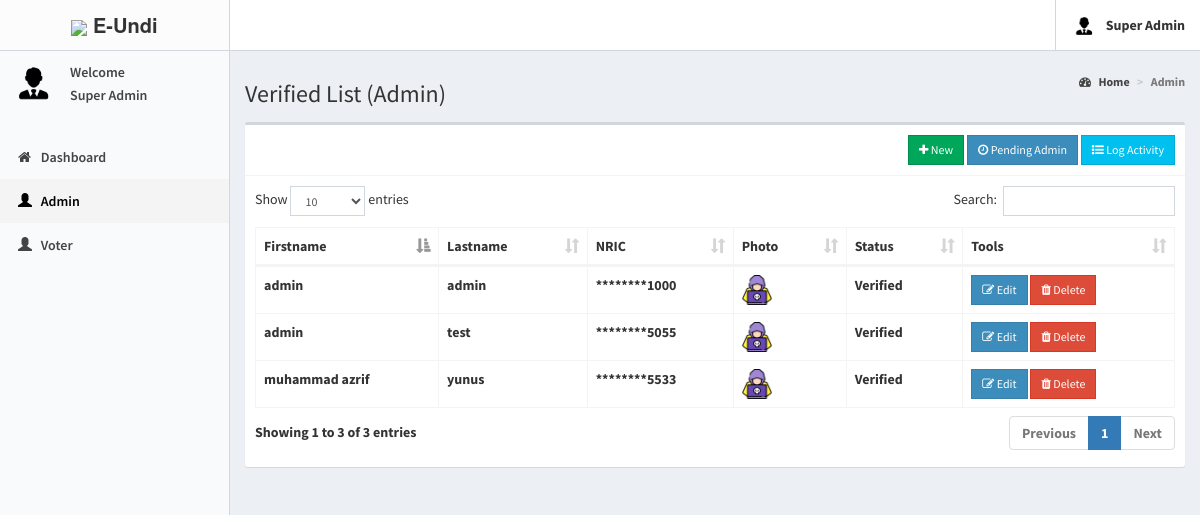
Screenshot of /superadmin/admin.php (signed in) with the database file from the repository.
### tables this page shows
CREATE TABLE `superadmin` (
  `id` int(11) NOT NULL,
  `username` varchar(50) NOT NULL,
  `password` varchar(60) NOT NULL,
  `firstname` varchar(50) NOT NULL,
  `lastname` varchar(50) NOT NULL,
  `photo` varchar(150) NOT NULL,
  `created_on` date NOT NULL
);

### superadmin/includes/session.php (called while the page is built, shortened)
<?php
	include 'includes/conn.php';
	$sql = "SELECT * FROM superadmin WHERE id = '".$_SESSION['superadmin']."'";
	$query = $conn->query($sql);
	$user = $query->fetch_assoc();
?>

### superadmin/admin.php (the view, shortened to what this page needs)
<?php include 'includes/session.php'; ?>
<body class="hold-transition skin-black-light sidebar-mini">
<div class="wrapper">
    <?php include 'includes/navbar.php'; ?>
    <?php include 'includes/menubar.php'; ?>
    <div class="content-wrapper">
        <section class="content-header">
            <ol class="breadcrumb">
                <li><a href="#"><i class="fa fa-dashboard"></i> Home</a></li>
                <li class="active">Admin</li>
            </ol>
        </section>
            <section class="content-header">
                <h1>
                    Verified List (Admin)
                </h1>
            </section>
            <section class="content">
                <div class="row">
                    <div class="col-xs-12">
                        <div class="box">
                            <div class="box-header with-border">
                                <div class="pull-right">
                                <a href="#addnew" data-toggle="modal" class="btn btn-success btn-sm btn-flat"><i class="fa fa-plus"></i> New</a>
                                <a href="admin_not.php" class="btn btn-primary btn-sm btn-flat"><i class="fa fa-clock-o"></i> Pending Admin</a>
                                <a href="admin_log.php" class="btn btn-info btn-sm btn-flat"><i class="fa fa-list-ul"></i> Log Activity</a>
                                </div>
                                </div>
                            <div class="box-body">
                                <table id="example1" class="table table-bordered">
                                    <thead>
                                    <th>Firstname</th>
                                    <th>Lastname</th>
                                    <th>NRIC</th>
                                    <th>Photo</th>
                                    <th>Status</th>
                                    <th>Tools</th>
                                    </thead>
                                    <tbody>
                                    <?php
                                    $sql = "SELECT * FROM admin where status='verified'";
                                    $query = $conn->query($sql);
                                    while($row = $query->fetch_assoc()){
                                        $image = (!empty($row['photo'])) ? '../images/'.$row['photo'] : '../images/profile.jpg';
                                        echo "
                        <tr>
                          <td>".$row['firstname']."</td>
                          <td>".$row['lastname']."</td>
                          <td>********".$row['admin_id']."</td>
                          <td>
                            <img src='".$image."' width='30px' height='30px'>
                          </td>
                          <td>
                            ".$row['status']."
                          </td>
                          <td>
                            <button class='btn btn-primary btn-sm edit btn-flat' data-id='".$row['id']."'><i class='fa fa-edit'></i> Edit</button>
                            <button class='btn btn-danger btn-sm delete btn-flat' data-id='".$row['id']."'><i class='fa fa-trash'></i> Delete</button>
                          </td>
                        </tr>
                      ";
                                    }
                                    ?>
                                    </tbody>
                                </table>
                            </div>
                        </div>
                    </div>
                </div>
            </section>
    </div>
</div>
</body>
</html>

### superadmin/includes/navbar.php (shortened to what this page needs)
<header class="main-header">
  <a href="home.php" class="logo">
    <span class="logo-lg"><img src="https://img.icons8.com/small/30/000000/elections.png"> <b>E-Undi</span>
  </a>
  <nav class="navbar navbar-static-top">
    <div class="navbar-custom-menu">
      <ul class="nav navbar-nav">
        <li class="dropdown user user-menu">
          <a href="#" class="dropdown-toggle" data-toggle="dropdown">
            <img src="<?php echo (!empty($user['photo'])) ? '../images/'.$user['photo'] : '../images/profile.jpg'; ?>" class="user-image" alt="User Image">
            <span class="hidden-xs"><?php echo $user['firstname'].' '.$user['lastname']; ?></span>
          </a>
        </li>
      </ul>
    </div>
  </nav>
</header>

### superadmin/includes/menubar.php (shortened to what this page needs)
<aside class="main-sidebar">
  <section class="sidebar">
    <div class="user-panel">
      <div class="pull-left image">
        <img src="<?php echo (!empty($user['photo'])) ? '../images/'.$user['photo'] : '../images/profile.jpg'; ?>" class="img-circle" alt="User Image">
      </div>
      <div class="pull-left info">
       <p>Welcome</p>
        <p><?php echo $user['firstname'].' '.$user['lastname']; ?></p>
      </div>
    </div>
    <ul class="sidebar-menu" data-widget="tree">
      <li class="header"></li>
      <li class=""><a href="home.php"><i class="fa fa-home"></i> <span>Dashboard</span></a></li>
      <li class=""><a href="admin.php"><span class="glyphicon glyphicon-user"></span> <span>Admin</span></a></li>
        <li class=""><a href="voters.php"><span class="glyphicon glyphicon-user"></span> <span>Voter</span></a></li>
            </ul>
  </section>
</aside>

### rows the page displays
superadmin: photo (picture), firstname "Super Admin"

### other values shown
$row['firstname'] "admin"
$row['lastname'] "admin"
$row['admin_id'] "1000"
$row['status'] "Verified"
$row['lastname'] "test"
$row['admin_id'] "5055"
$row['firstname'] "muhammad azrif"
$row['lastname'] "yunus"
$row['admin_id'] "5533"
